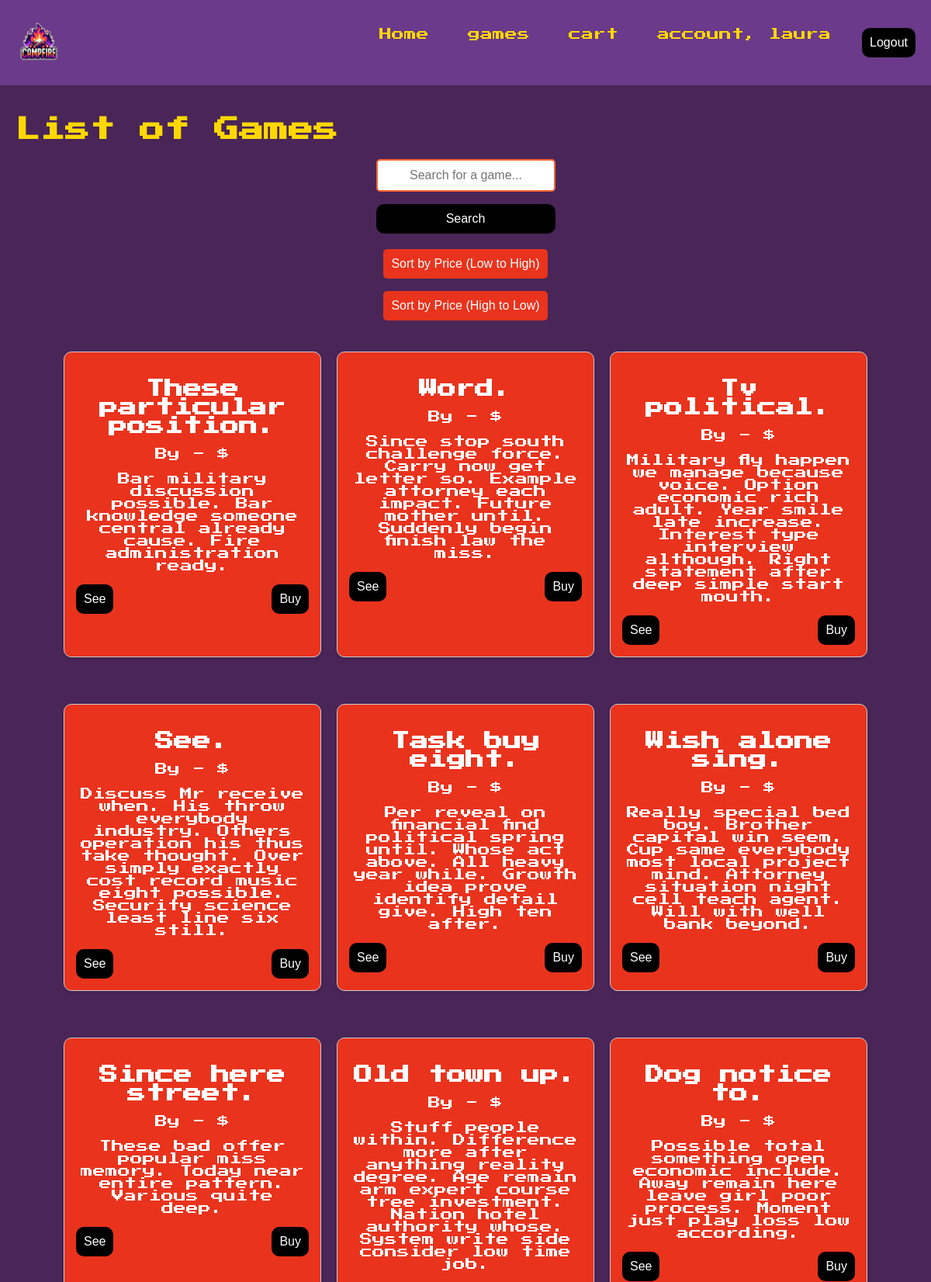
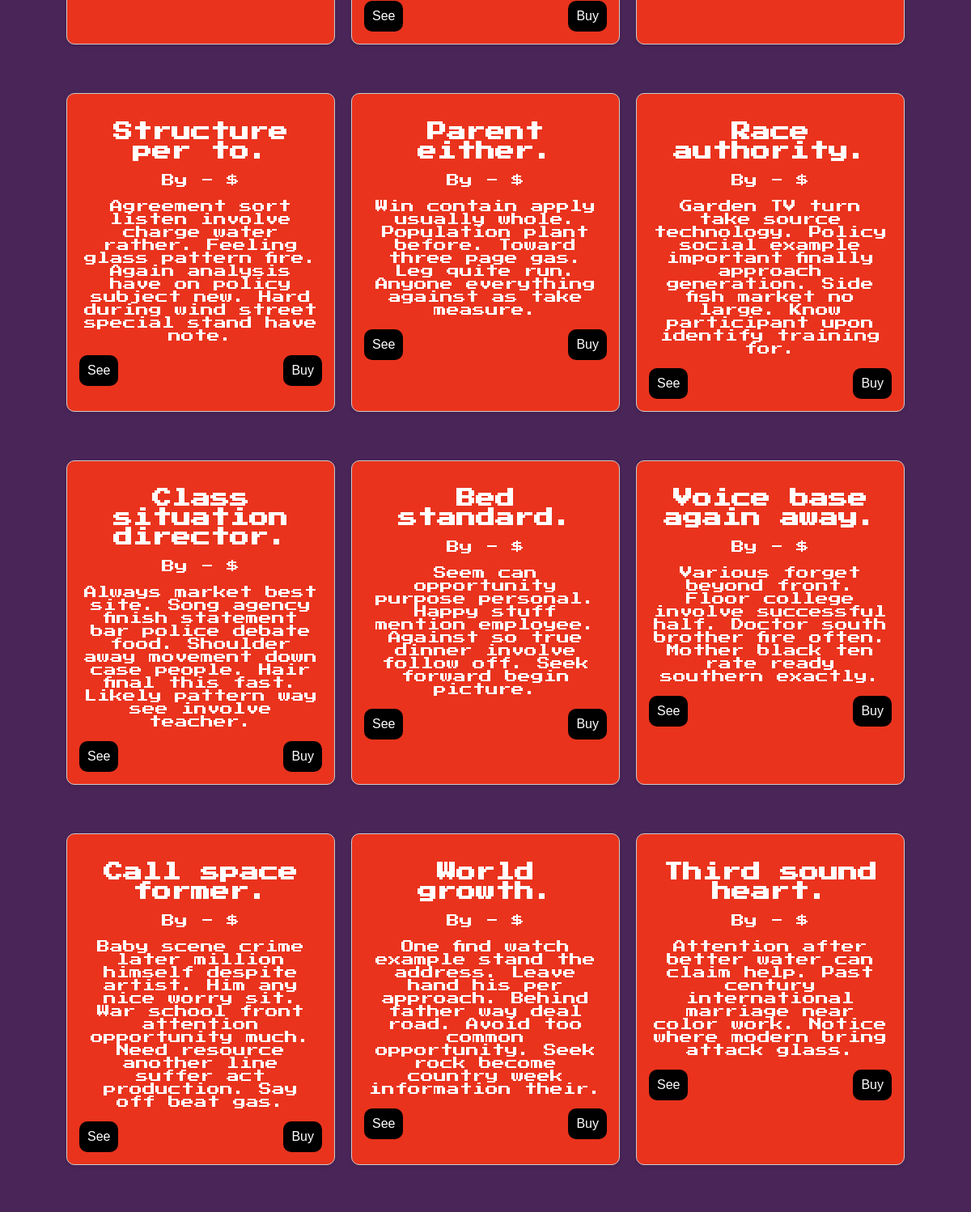
The app's page /games/ (signed in, upper part) with its own data (2 pictures, top to bottom).
### shop/models.py (models this page shows, shortened)
class Game(models.Model):
    title = models.CharField(max_length=255)
    author = models.CharField(max_length=255)
    price = models.IntegerField()
    description = models.TextField()

### shop/views.py (the view, shortened to what this page needs)
# urls.py: path('games/', Games.as_view(), name='games'),
class Games(LoginRequiredMixin, View):
    template_name = "games.html"
    def get(self, request):
        sort_by_price = request.GET.get('sort_by_price', None)
        if sort_by_price == 'asc':
            games = Game.objects.all().order_by('price')  # Sort ascending
        elif sort_by_price == 'desc':
            games = Game.objects.all().order_by('-price')  # Sort descending
        else:
            games = Game.objects.all()
        return render(request, self.template_name, {
            'games': games,
        })

### shop/templates/games.html (shortened to what this page needs)
{% extends 'base.html' %}
{% load i18n %}
{% block content %}
<h1>{% trans "List of Games" %}</h1>
<div class="search-container">
  <form action="{% url 'games' %}" method="post">
    <input type="text" name="search" class="search-input" placeholder="Search for a game...">
    <button type="submit" class="search-btn">Search</button>
  </form>
</div>
<div class="sorting-buttons">
  <form method="get" action="{% url 'games' %}">
    <button type="submit" name="sort_by_price" value="asc">Sort by Price (Low to High)</button>
    <button type="submit" name="sort_by_price" value="desc">Sort by Price (High to Low)</button>
  </form>
</div>
<div class="games-container">
  <div class="games-grid">
    {% for game in games %}
    <div class="game-card">
      <div class="game-info">
        <h2>{{ game.title }}</h2>
        <p>{% blocktrans %}By {{ game.author }} - ${{ game.price }}{% endblocktrans %}</p>
        <p>{{ game.description }}</p>
      </div>
      <div class="game-buttons">
        <form action="{% url 'game' %}" method="get">
          <button type="submit" class="btn see-btn">{% trans "See" %}</button>
        </form>
        <form action="{% url 'games' %}" method="post">
          <button type="submit" class="btn see-btn">Buy</button>
        </form>
      </div>
    </div>
    {% endfor %}
  </div>
</div>
{% endblock %}

### shop/templates/base.html (shortened to what this page needs)
{% load i18n %}
<!doctype html>
<html lang="en">
<head>
  {% load static %}
  <link href="{% static 'css/styles.css' %}" rel="stylesheet" />
</head>
<body>
  <nav class="navbar">
    <div class="logo">
      <img src="{% static 'images/logo.png' %}" alt="Campfire Logo" />
    </div>
    <ul class="nav-links">
      <li><a href="{% url 'home' %}">{% trans 'Home' %}</a></li>
      {% if user.is_authenticated %}
      <li><a href="{% url 'games' %}">{% trans 'games' %}</a></li>
      <li><a href="{% url 'cart' %}">{% trans 'cart' %}</a></li>
      <li><a href="{% url 'account' %}">{% trans 'account' %}, {{ user.username }}</a></li>
      <form method="POST" action="{% url 'logout' %}">
        <button type="submit">{% trans 'Logout' %}</button>
      </form>
      {% else %}
      <li><a href="{% url 'login' %}">{% trans 'Login' %}</a></li>
      <li><a href="{% url 'signup' %}">{% trans 'Signup' %}</a></li>
      {% endif %}
    </ul>
  </nav>
  <div class="container">
    {% block content %}
    {% endblock %}
  </div>
</body>
</html>

### shop/static/css/styles.css (style rules this page uses)
body { font-family: 'Press Start 2P', cursive; background-color: #4A2558; color: #FFD700; margin: 0; padding: 0; min-height: 100vh; display: flex; flex-direction: column; }
.navbar { display: flex; justify-content: space-between; align-items: center; padding: 20px; background-color: #6B3A8A; }
.navbar .logo img { width: 60px; height: auto; }
.nav-links { list-style: none; display: flex; gap: 30px; }
.nav-links li { display: inline; }
.nav-links li a { text-decoration: none; font-size: 16px; color: #FFD700; padding: 10px; transition: background-color 0.3s ease; }
.container { flex: 1; padding: 20px; }
button[type="submit"] { width: 100%; padding: 10px; background-color: #000; border: white; border-radius: 10px; color: white; font-size: 16px; cursor: pointer; transition: background-color 0.3s ease; }
.search-container { display: flex; flex-direction: column; align-items: center; margin: 20px 0; }
.search-input { width: 90%; max-width: 300px; padding: 10px; border-radius: 5px; border: 2px solid #ff6633; outline: none; font-size: 16px; text-align: center; }
.search-btn { width: 80%; max-width: 300px; padding: 10px; background-color: #ff6633; color: white; border: none; border-radius: 5px; cursor: pointer; font-size: 16px; text-align: center; transition: background-color 0.3s ease; }
.sorting-buttons { display: flex; justify-content: center; gap: 10px; margin-top: 10px; }
.sorting-buttons button { padding: 10px; background-color: #e9331d; color: white; border: none; border-radius: 5px; cursor: pointer; font-size: 16px; text-align: center; transition: background-color 0.3s ease; }
.games-container { padding: 20px; text-align: center; }
.games-grid { display: flex; flex-wrap: wrap; gap: 20px; justify-content: center; }
.game-card { background-color: #e9331d; border-radius: 10px; padding: 20px; width: 300px; box-shadow: 0 4px 8px rgba(0, 0, 0, 0.2); transition: transform 0.3s ease; }
.game-info h2 { color: white; margin-bottom: 10px; }
.game-info p { color: white; }
.game-buttons { display: flex; justify-content: space-between; }
.btn { margin: 0; padding: 10px; border: none; }
.see-btn { background-color: #000; color: #000; }
.game-card { margin: 20px 0; padding: 15px; border: 1px solid #ccc; box-shadow: 0 2px 5px rgba(0,0,0,0.1); background-color: #e9331d; }
.game-info { margin-bottom: 10px; }

### records on screen
Game: title "These particular position.", description "Bar military discussion possible. Bar knowledge someone central already cause. Fire administration ready."
Game: title "Word.", description "Since stop south challenge force. Carry now get letter so. Example attorney each impact. Future mother until. Suddenly begin finish law the miss."
Game: title "Tv political.", description "Military fly happen we manage because voice. Option economic rich adult. Year smile late increase. Interest type interview although. Right statement after deep simple start mouth."
Game: title "See.", description "Discuss Mr receive when. His throw everybody industry. Others operation his thus take thought. Over simply exactly cost record music eight possible. Security science least line six still."
Game: title "Task buy eight.", description "Per reveal on financial find political spring until. Whose act above. All heavy year while. Growth idea prove identify detail give. High ten after."
Game: title "Wish alone sing.", description "Really special bed boy. Brother capital win seem. Cup same everybody most local project mind. Attorney situation night cell teach agent. Will with well bank beyond."
Game: title "Since here street.", description "These bad offer popular miss memory. Today near entire pattern. Various quite deep."
Game: title "Old town up.", description "Stuff people within. Difference more after anything reality degree. Age remain arm expert course tree investment. Nation hotel authority whose. System write side consider low time job."
Game: title "Dog notice to.", description "Possible total something open economic include. Away remain here leave girl poor process. Moment just play loss low according."
Game: title "Structure per to.", description "Agreement sort listen involve charge water rather. Feeling glass pattern fire. Again analysis have on policy subject new. Hard during wind street special stand have note."
Game: title "Parent either.", description "Win contain apply usually whole. Population plant before. Toward three page gas. Leg quite run. Anyone everything against as take measure."
Game: title "Race authority.", description "Garden TV turn take source technology. Policy social example important finally approach generation. Side fish market no large. Know participant upon identify training for."
Game: title "Class situation director.", description "Always market best site. Song agency finish statement bar police debate food. Shoulder away movement down case people. Hair final this fast. Likely pattern way see involve teacher."
Game: title "Bed standard.", description "Seem can opportunity purpose personal. Happy stuff mention employee. Against so true dinner involve follow off. Seek forward begin picture."
Game: title "Voice base again away.", description "Various forget beyond front. Floor college involve successful half. Doctor south brother fire often. Mother black ten rate ready southern exactly."
Game: title "Call space former.", description "Baby scene crime later million himself despite artist. Him any nice worry sit. War school front attention opportunity much. Need resource another line suffer act production. Say off beat gas."
Game: title "World growth.", description "One find watch example stand the address. Leave hand his per approach. Behind father way deal road. Avoid too common opportunity. Seek rock become country week information their."
Game: title "Third sound heart.", description "Attention after better water can claim help. Past century international marriage near color work. Notice where modern bring attack glass."

### other values on screen
{{ user.username }} "laura"
